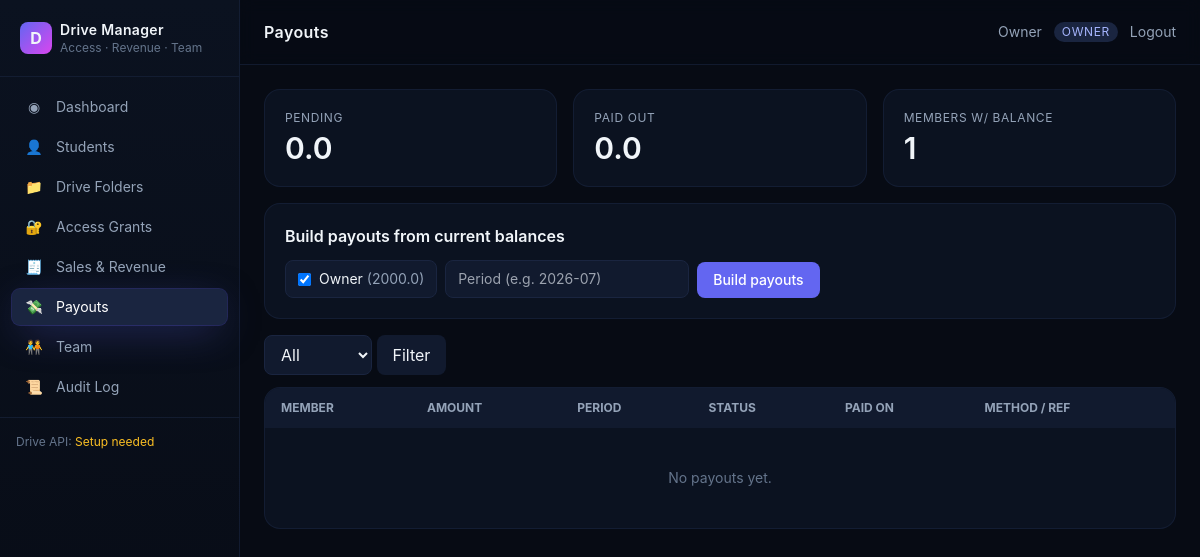
/payouts (signed in), run on the app's committed database.
### app/db.py (models this page shows)
class User(Base):
    __tablename__ = "users"
    id = Column(Integer, primary_key=True)
    email = Column(String(190), unique=True, nullable=False, index=True)
    password_hash = Column(String(255), nullable=False)
    full_name = Column(String(120), nullable=False)
    role = Column(Enum(UserRole), nullable=False, default=UserRole.viewer)
    is_active = Column(Boolean, nullable=False, default=True)
    default_ratio = Column(Float, nullable=False, default=0.0)
    phone = Column(String(40), nullable=True)
    notes = Column(Text, nullable=True)
    created_at = Column(DateTime, default=datetime.utcnow)
    updated_at = Column(DateTime, default=datetime.utcnow, onupdate=datetime.utcnow)
    payouts = relationship("Payout", back_populates="user", cascade="all,delete")

### app/routers/finance.py (the view)
@router.get("/payouts", response_class=HTMLResponse)
def payouts_list(
    request: Request,
    status_filter: str = "all",
    db: Session = Depends(get_db),
    user=Depends(require_perm("payouts.view")),
):
    q = db.query(Payout).join(User, Payout.user_id == User.id)
    if status_filter != "all":
        q = q.filter(Payout.status == PayoutStatus(status_filter))
    payouts = q.order_by(Payout.created_at.desc()).all()
    balances = []
    members = db.query(User).filter(User.is_active == True, User.default_ratio > 0).all()  # noqa: E712
    for m in members:
        b = user_balance(db, m.id)
        if b > 0:
            balances.append((m, round(b, 2)))
    total_paid = db.query(func.coalesce(func.sum(Payout.amount), 0.0)).filter(
        Payout.status == PayoutStatus.paid,
    ).scalar() or 0.0
    total_pending = db.query(func.coalesce(func.sum(Payout.amount), 0.0)).filter(
        Payout.status == PayoutStatus.pending,
    ).scalar() or 0.0
    return templates.TemplateResponse("finance/payouts_list.html", {
        "request": request, "user": user, "payouts": payouts, "balances": balances,
        "status_filter": status_filter,
        "total_paid": round(float(total_paid), 2),
        "total_pending": round(float(total_pending), 2),
        "can": can, "PayoutStatus": PayoutStatus,
    })

### app/templates/finance/payouts_list.html (shortened to what this page needs)
{% extends "base.html" %}
{% block heading %}Payouts{% endblock %}
{% block content %}
<div class="grid grid-cols-1 md:grid-cols-3 gap-4 mb-4">
  <div class="rounded-2xl border border-ink-700/60 bg-ink-900 p-5">
    <div class="text-xs uppercase tracking-wider text-slate-400">Pending</div>
    <div class="text-3xl font-semibold mt-1">{{ total_pending }}</div>
  </div>
  <div class="rounded-2xl border border-ink-700/60 bg-ink-900 p-5">
    <div class="text-xs uppercase tracking-wider text-slate-400">Paid Out</div>
    <div class="text-3xl font-semibold mt-1">{{ total_paid }}</div>
  </div>
  <div class="rounded-2xl border border-ink-700/60 bg-ink-900 p-5">
    <div class="text-xs uppercase tracking-wider text-slate-400">Members w/ balance</div>
    <div class="text-3xl font-semibold mt-1">{{ balances|length }}</div>
  </div>
</div>
{% if balances and can(user.role, 'payouts.create') %}
<div class="rounded-2xl border border-ink-700/60 bg-ink-900 p-5 mb-4">
  <h3 class="font-semibold mb-3">Build payouts from current balances</h3>
  <form method="post" action="/payouts/build" class="flex flex-wrap gap-2 items-end">
    {% for m, b in balances %}
    <label class="flex items-center gap-2 px-3 py-2 rounded-lg bg-ink-800 border border-ink-700 text-sm">
      <input type="checkbox" name="user_ids" value="{{ m.id }}" checked>
      <span>{{ m.full_name }} <span class="text-slate-400">({{ b }})</span></span>
    </label>
    {% endfor %}
    <input name="period_label" placeholder="Period (e.g. 2026-07)" class="px-3 py-2 rounded-lg bg-ink-800 border border-ink-700 text-sm">
    <button class="px-4 py-2 rounded-lg bg-brand-500 hover:bg-brand-400 text-white text-sm font-medium">Build payouts</button>
  </form>
</div>
{% endif %}
<form method="get" class="mb-3">
  <select name="status_filter" class="px-3 py-2 rounded-lg bg-ink-800 border border-ink-700">
    {% for opt, lbl in [('all','All'),('pending','Pending'),('paid','Paid')] %}
    <option value="{{ opt }}" {% if status_filter == opt %}selected{% endif %}>{{ lbl }}</option>
    {% endfor %}
  </select>
  <button class="px-4 py-2 rounded-lg bg-ink-800">Filter</button>
</form>
<div class="rounded-2xl border border-ink-700/60 bg-ink-900 overflow-hidden">
  <table class="w-full text-sm">
    <thead class="bg-ink-800 text-slate-400 text-xs uppercase">
      <tr>
        <th class="text-left px-4 py-3">Member</th>
        <th class="text-left px-4 py-3">Amount</th>
        <th class="text-left px-4 py-3">Period</th>
        <th class="text-left px-4 py-3">Status</th>
        <th class="text-left px-4 py-3">Paid on</th>
        <th class="text-left px-4 py-3">Method / Ref</th>
        <th></th>
      </tr>
    </thead>
    <tbody class="divide-y divide-ink-700/40">
      {% for p in payouts %}
      <tr>
        <td class="px-4 py-3">{{ p.user.full_name }}</td>
        <td class="px-4 py-3 font-medium">{{ p.amount|round(2) }}</td>
        <td class="px-4 py-3 text-slate-400">{{ p.period_label or '—' }}</td>
        <td class="px-4 py-3">
          {% if p.status.value == 'paid' %}<span class="text-emerald-300">Paid</span>
          {% else %}<span class="text-amber-300">Pending</span>{% endif %}
        </td>
        <td class="px-4 py-3 text-slate-400">{{ p.paid_on or '—' }}</td>
        <td class="px-4 py-3 text-slate-400">{{ p.method or '' }} {{ p.reference or '' }}</td>
        <td class="px-4 py-3 text-right">
          {% if p.status.value == 'pending' and can(user.role, 'payouts.update') %}
          <form method="post" action="/payouts/{{ p.id }}/pay" class="inline-flex gap-1">
            <input name="method" placeholder="Method" class="px-2 py-1 rounded bg-ink-800 border border-ink-700 text-xs w-24">
            <input name="reference" placeholder="Ref" class="px-2 py-1 rounded bg-ink-800 border border-ink-700 text-xs w-24">
            <button class="text-emerald-400 hover:underline text-xs">Mark paid</button>
          </form>
          {% endif %}
        </td>
      </tr>
      {% else %}
      <tr><td colspan="7" class="text-slate-500 text-center py-10">No payouts yet.</td></tr>
      {% endfor %}
    </tbody>
  </table>
</div>
{% endblock %}

### app/templates/base.html (shortened to what this page needs)
<!DOCTYPE html>
<html lang="en" class="h-full">
<head>
<script src="https://cdn.tailwindcss.com"></script>
<link rel="stylesheet" href="/static/css/app.css">
</head>
<body class="h-full bg-ink-950 text-slate-100 antialiased">
<div class="flex min-h-full">
  {% include "partials/sidebar.html" %}
  <main class="flex-1 min-w-0">
    <header class="sticky top-0 z-30 backdrop-blur bg-ink-950/70 border-b border-ink-700/60">
      <div class="flex items-center justify-between px-6 h-16">
        <div class="flex items-center gap-3">
          <h1 class="text-base font-semibold tracking-wide">{% block heading %}Dashboard{% endblock %}</h1>
        </div>
        <div class="flex items-center gap-3 text-sm text-slate-400">
          <span>{{ user.full_name }}</span>
          <span class="px-2 py-0.5 rounded-full bg-ink-700 text-brand-300 text-xs uppercase tracking-wider">{{ user.role.value }}</span>
          <form method="post" action="/logout">
            <button class="text-slate-400 hover:text-white transition">Logout</button>
          </form>
        </div>
      </div>
    </header>
    <div class="p-6">
      {% set _flash = pop_flash(request) %}
      {% block content %}{% endblock %}
    </div>
  </main>
</div>
</body>
</html>

### app/static/css/app.css (style rules this page uses)
html, body { font-family: 'Inter', system-ui, -apple-system, 'Segoe UI', sans-serif; }
tbody tr { transition: background-color .15s; }

### data on the page
User: full_name "Owner", role.value "OWNER", b "2000.0"

### other printed values
{{ icon|safe }} "◉ 👤 📁 🔐 🧾 💸 🧑‍🤝‍🧑 📜"
{{ label }} "Dashboard Students Drive Folders Access Grants Sales & Revenue Payouts Team Audit Log"
{{ total_pending }} "0.0"
{{ total_paid }} "0.0"
{{ balances|length }} "1"
form field status_filter "All"
